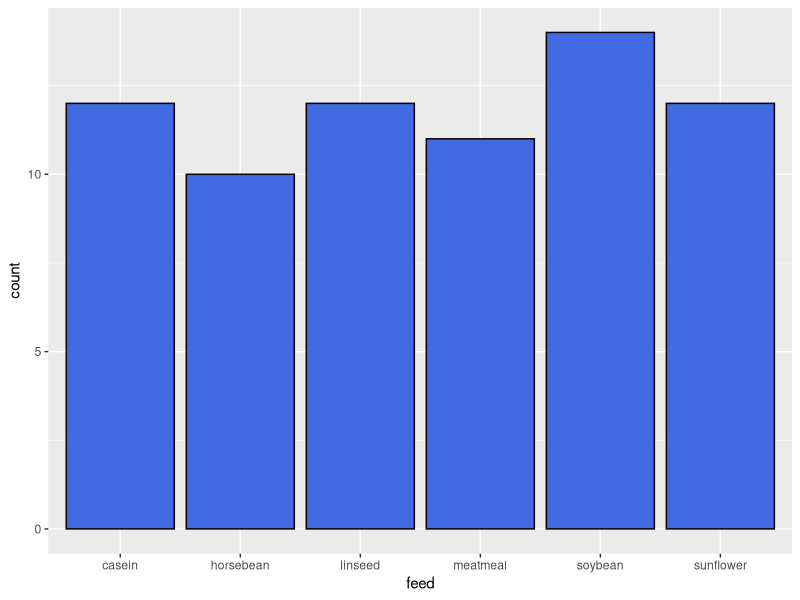
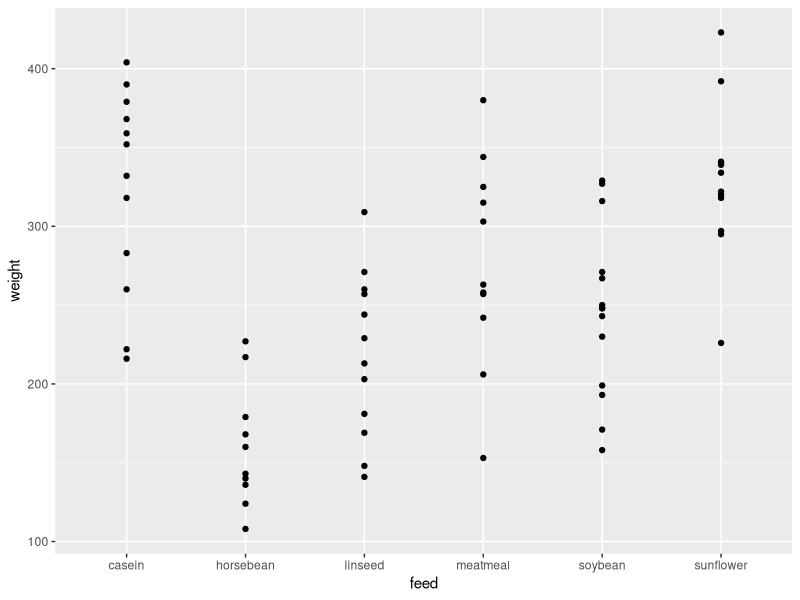
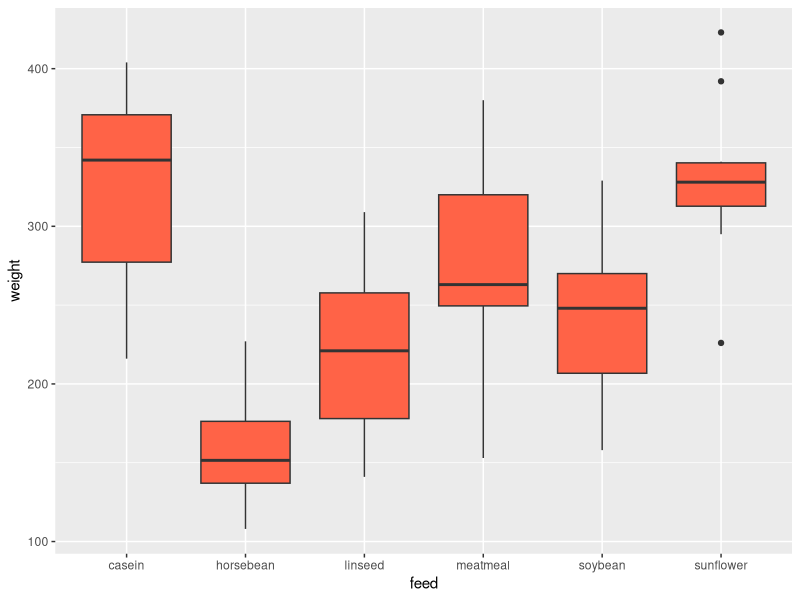
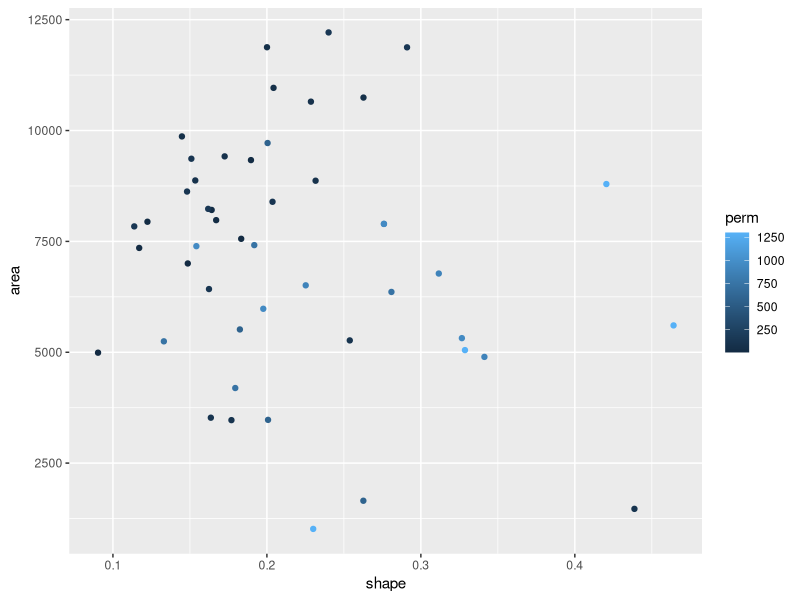
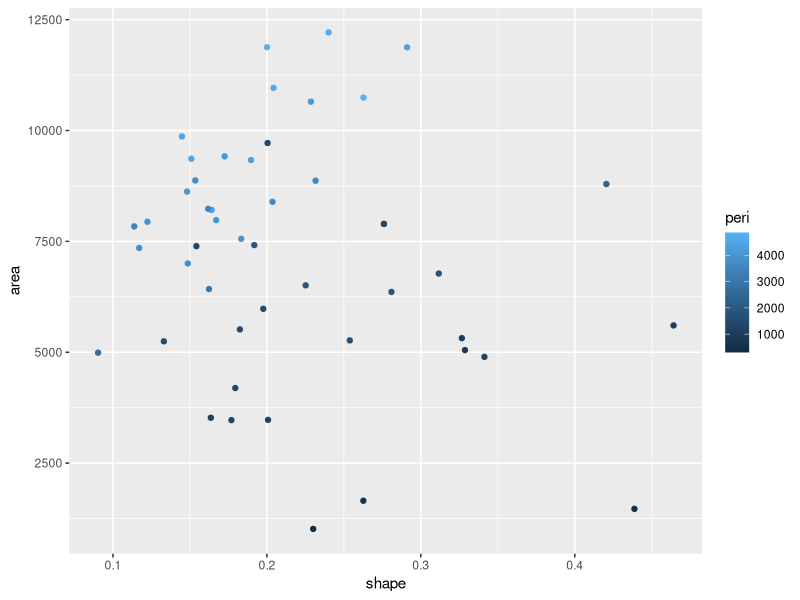
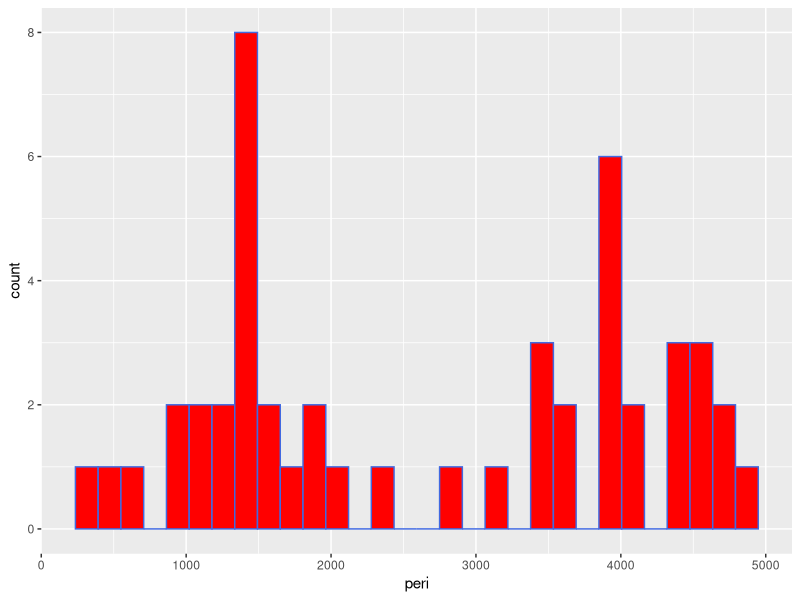

Here is the R script that generated these plots, in order:
## ---- chunk 1
#install.packages("devtools")
#devtools::install_github("thomasp85/patchwork")
#library(patchwork)
#install.packages("Rcpp")

#install.packages("colorspace", repos = "http://R-Forge.R-project.org")
#devtools::install_github("wilkelab/cowplot")
#devtools::install_github("clauswilke/colorblindr")

library(ggplot2)
library(colorspace)
library(cowplot)

# Regular Plots
chickwts

d <- chickwts

p1 <- ggplot(data=d, mapping=aes(x=feed,fill=I("royalblue"), color=I("black"))) + geom_bar()
p1

p2 <- ggplot(data=d, mapping=aes(x=feed, y=weight)) + geom_point() + geom_smooth()
p2

p3 <- ggplot(data=d,mapping=aes(x=feed, y=weight, fill=I("tomato"))) + geom_boxplot() 
p3

# Experimenting with placement
# for some reason it wouldn't plot the graphs side by side, but here is my code
#p1 + p3

#(p2 | p1)/p3

rock

d2 <- rock
head(rock)

f1 <- ggplot(data=d2,(mapping=aes(x=shape,y=area,color=perm))) + geom_point()
f1

f2 <- ggplot(data=d2,(mapping=aes(x=shape,y=area, color=peri))) + geom_point()
f2

f3 <- ggplot(data=d2,mapping=aes(x=peri,fill=I("red"),color=I("royalblue"))) + geom_histogram()
f3

# Again I was getting an error with adding the graphs together and knitting, but here is my code
#f2 + f3

#(f2 | f1)/f3
             


















